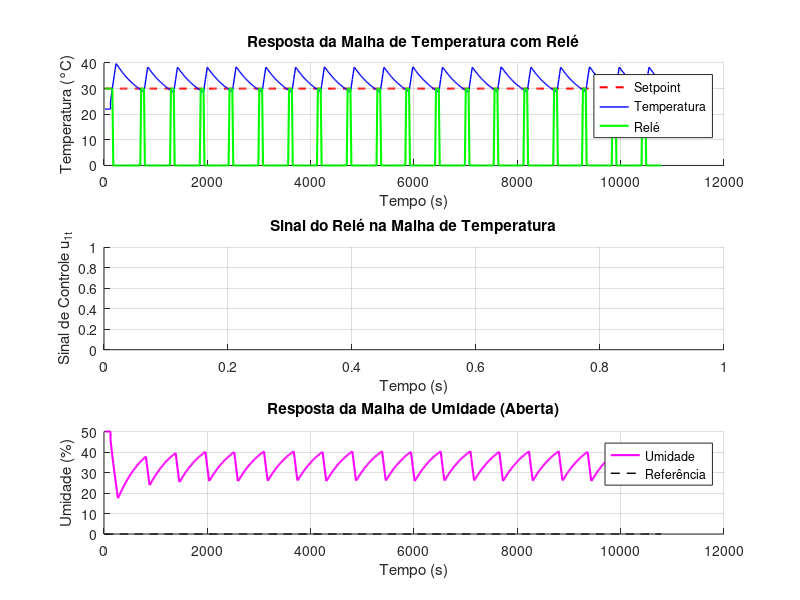
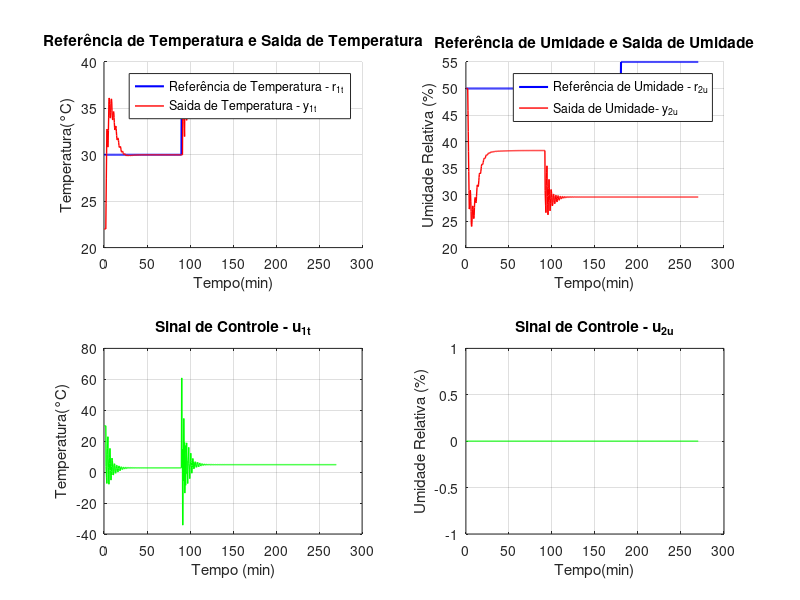

Recreate these plots in MATLAB, in order.
% ----- SCRIPT - ITEM B - CTRLLER PID MÉTODO SEQUENCIAL DESCENTRALIZADO ----- 
% Modelo de uma incubadora neonatal
% Temperatura inicial de 22 °C e 50% de umidade relativa
%--------------------------------------------------------------------------
% Parte 1 - Identificação da malha de temperatura com relé
clear; close all;

qtde_amostras = 600;
T_amost = 18;

% Parâmetros do relé
u_medio = 15;
d = 15;          
eps = 0.5;  % Pequena histerese para evitar chaveamento excessivo

% Condições iniciais do processo
y_1mft_inicial = 22; % Temperatura inicial
y_2mfu_inicial = 50; % Umidade inicial

% Inicializações
y_11t = zeros(1, qtde_amostras);
y_12u = zeros(1, qtde_amostras);
y_21t = zeros(1, qtde_amostras);
y_22u = zeros(1, qtde_amostras);
y_1t = zeros(1, qtde_amostras);
y_2u = zeros(1, qtde_amostras);
erro1 = zeros(1, qtde_amostras);
tempo = zeros(1, qtde_amostras);

% Referências
r_1t = 30 * ones(1, qtde_amostras);  % Setpoint de temperatura
% r_2u = y_2mfu_inicial * ones(1, qtde_amostras);  % Umidade em malha aberta
u_1t = zeros(1, qtde_amostras);
u_2u = zeros(1, qtde_amostras);  % Malha de umidade aberta - valor constante
% Inicialização das primeiras amostras (considerando os atrasos)
for k = 1:7
    tempo(k) = (k) * T_amost;
    u_1t(k) = u_medio+d;
    u_2u(k) = 0;
    y_1t(k) = y_1mft_inicial;
    y_2u(k) = y_2mfu_inicial;
    erro1(k) = r_1t(k) - y_1t(k);
end

% EXECUTANDO O MÉTODO DO RELÉ - MALHA DE TEMPERATURA
for k = 8:qtde_amostras
    % Modelo do processo TITO
    y_11t(k) = 0.9678 * y_11t(k-1) + 0.08796 * u_1t(k-4) + 0.00509 * u_1t(k-5);
    y_12u(k) = 0.9331 * y_12u(k-1) - 0.003556 * u_2u(k-3) - 0.01718 * u_2u(k-4);
    y_21t(k) = 0.9676 * y_21t(k-1) - 0.1294 * u_1t(k-6) - 0.007485 * u_1t(k-7);
    y_22u(k) = 0.9048 * y_22u(k-1) + 0.02455 * u_2u(k-1) + 0.1869 * u_2u(k-2);
    
    % Saídas totais
    y_1t(k) = y_11t(k) + y_12u(k) + y_1mft_inicial;
    y_2u(k) = y_21t(k) + y_22u(k) + y_2mfu_inicial;
    
    % Erro da malha de temperatura
    erro1(k) = r_1t(k) - y_1t(k);
    
    % Malha de umidade em aberto (mantém valor constante)
    u_2u(k) = 0;
    
    % Lógica do relé para malha de temperatura
    % Assumindo que o seu modelo TITO foi identificado para a variação (desvio) do controle
    % A lei de controle atua para corrigir o erro em relação ao setpoint de 30ºC
    if erro1(k) > eps
        u_1t(k) = u_medio+d;      
    elseif erro1(k) < -eps
        u_1t(k) = u_medio-d;     
    else
        u_1t(k) = u_1t(k-1);
    end
    
    tempo(k) = (k-1) * T_amost;
end

% Gráfico da oscilação com relé
figure(1)
subplot(3,1,1)
hold on
plot(tempo, r_1t, 'r--', 'LineWidth', 1.5);
plot(tempo, y_1t, 'b-', 'LineWidth', 1);
plot(tempo, u_1t, 'g', 'LineWidth', 1.5);
ylabel('Temperatura (°C)');
xlabel('Tempo (s)');
title('Resposta da Malha de Temperatura com Relé');
legend('Setpoint', 'Temperatura', 'Relé', 'Location', 'best');
grid on
hold off

subplot(3,1,2)
hold on

ylabel('Sinal de Controle u_{1t}');
xlabel('Tempo (s)');
title('Sinal do Relé na Malha de Temperatura');
grid on
hold off

subplot(3,1,3)
hold on
plot(tempo, y_2u, 'm-', 'LineWidth', 1.5);
plot(tempo, u_2u, 'k--', 'LineWidth', 1);
ylabel('Umidade (%)');
xlabel('Tempo (s)');
title('Resposta da Malha de Umidade (Aberta)');
legend('Umidade', 'Referência', 'Location', 'best');
grid on
hold off
% 
% % Análise da oscilação para método de Astrom-Hagglund
% fprintf('Análise da Oscilação:\n');
% fprintf('Amplitude do relé (d): %.2f\n', d);
% fprintf('Setpoint de temperatura: %.2f°C\n', r_1t(1));
% 
% %------------------------------------------------------------------------
% % Sintonia de Controladores PID pelo Método de Astrom
% %------------------------------------------------------------------------
a = 4.8678;
Tu = 576;
omega = (2*pi)/(Tu);
%Calculo de r_a, r_b, phi_a e phi_b
Gw_real = -(pi*sqrt(a^2 - eps^2)) / (4*d);
Gw_imag = -(pi*eps) / (4*d);
r_a = abs(Gw_real - j*Gw_imag);
phi_a = atan(eps / sqrt(a^2 - eps^2));
%a relacoa entre ra e rb => dependendo a razao entre os dois altera-se a
%dinamica apresentada na saida, en torno de 4 a saída tornava-se instavel
phi_b = pi * 40 / 180;
r_b =  2*r_a;

%Calculos dos parametros do controlador PID
Kp1 = r_b * cos(phi_b - phi_a) / r_a
aux1 = tan(phi_b - phi_a);
aux2 = sqrt(1 + aux1^2);
aux3 = aux1 + aux2;
Ti1 = aux3 / (2 * omega * 0.25);
Td2 = 0.25 * Ti1;

Ki1 = Kp1 / Ti1
Kd2 = Kp1 * Td2

g0_1 = Kp1 * (1 + (Td2 / T_amost) + (T_amost / Ti1));
g1_1 = -Kp1 * (1 + 2 * (Td2 / T_amost));
g2_1 = Kp1 * Td2 / T_amost;

qtde_amostras = 900;

%definindo patamares da entrada 1
r_1t(1:qtde_amostras / 3) = 30;
r_1t(qtde_amostras /3+1:2*qtde_amostras/3) = 36;
r_1t(2*qtde_amostras/3+1:qtde_amostras) = 36;
%definindo patamares da entrada 2
r_2u(1:qtde_amostras / 3) = 50;
r_2u(qtde_amostras /3+1:2*qtde_amostras/3) = 50;
r_2u(2*qtde_amostras/3+1:qtde_amostras) = 55;

% Loop de controle
for k = 8:qtde_amostras
    y_11t(k) = 0.9678 * y_11t(k-1) + 0.08796 * u_1t(k-4) + 0.00509 * u_1t(k-5);
    y_12u(k) = 0.9331 * y_12u(k-1) - 0.003556 * u_2u(k-3) - 0.01718 * u_2u(k-4);
    y_21t(k) = 0.9676 * y_21t(k-1) - 0.1294 * u_1t(k-6) - 0.007485 * u_1t(k-7);
    y_22u(k) = 0.9048 * y_22u(k-1) + 0.02455 * u_2u(k-1) + 0.1869 * u_2u(k-2);

    y_1t(k) = y_11t(k) + y_12u(k) + y_1mft_inicial;
    y_2u(k) = y_21t(k) + y_22u(k) + y_2mfu_inicial;

    erro1(k) = r_1t(k) - y_1t(k);
    u_2u(k) = 0;
    u_1t(k) = u_1t(k-1) + g0_1 * erro1(k) + g1_1 * erro1(k-1) + g2_1 * erro1(k-2);

    tempo(k) = k * T_amost;
end


%% PLOTAGEM DE GRÁFICOS
% Subplot para r_1, y_1 e u_1
figure(2);
subplot(2,2,1)
hold on
plot(tempo/60, r_1t, 'b', 'LineWidth', 1.5);
plot(tempo/60, y_1t, 'r', 'LineWidth', 1);
ylabel('Temperatura(°C)');
xlabel('Tempo(min)');
title('Referência de Temperatura e Saida de Temperatura');
legend('Referência de Temperatura - r_{1t}', 'Saida de Temperatura - y_{1t}');
hold off
grid on


subplot(2,2,3)
plot(tempo/60, u_1t, 'g', 'LineWidth', 1);
xlabel('Tempo (min)');
ylabel('Temperatura(°C)');
title('Sinal de Controle - u_{1t}')
grid on

subplot(2,2,2)
hold on
plot(tempo/60, r_2u, 'b', 'LineWidth', 1.5);
plot(tempo/60, y_2u, 'r', 'LineWidth', 1);
ylabel('Umidade Relativa (%)');
xlabel('Tempo(min)');
title('Referência de Umidade e Saida de Umidade');
legend('Referência de Umidade - r_{2u}', 'Saida de Umidade- y_{2u}');
hold off
grid on

subplot(2,2,4)
plot(tempo/60, u_2u, 'g', 'LineWidth', 1);
xlabel('Tempo(min)')
ylabel('Umidade Relativa (%)')
title('Sinal de Controle - u_{2u}')
grid on
